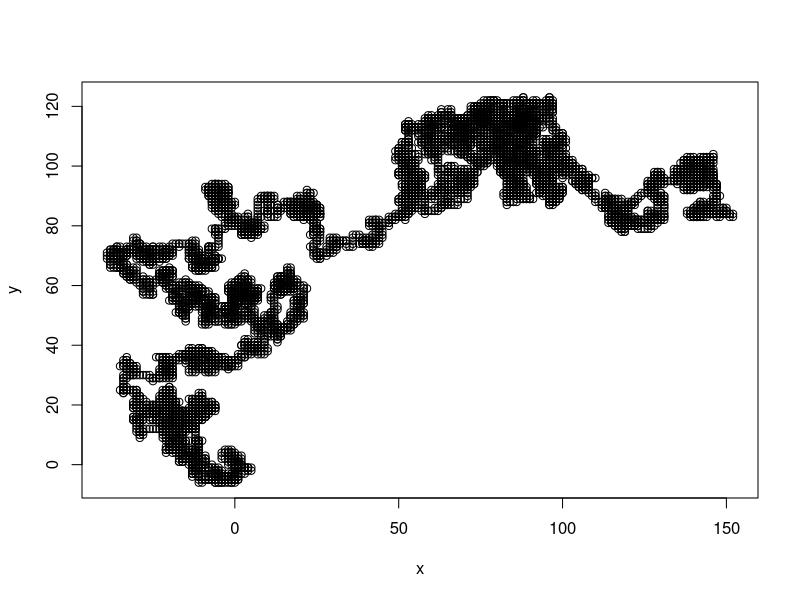

R code for this plot:
### Simulates a random walking event
walk <- function(n){
    ## Let "n" be number of repetitions
    ## and x,y the coordinates of each rep
    x=rep(0,n)
    y=rep(0,n)
    for (i in 2:n+1){
        val = sample(1:4)[1]
        if (val == 1){
            x[i]=x[i-1]+1
            y[i]=y[i-1]}
        else if (val == 2){
            x[i]=x[i-1]-1
            y[i]=y[i-1]}
        else if (val == 3){
            x[i]=x[i-1]
            y[i]=y[i-1]+1}
        else {
            x[i]=x[i-1]
            y[i]=y[i-1]-1}
    }
    plot(x,y, type="p")
}

walk(10000)
